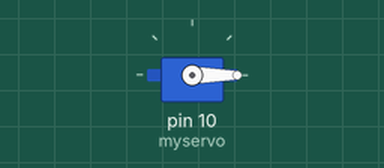
Recording of a sketch running on a simulated Arduino Uno, built with avr-gcc and run on an emulated ATmega328P. Shown: servo.

Above: at 0.05 s.
Timing chart, 0 to 4.6 s (numbered marks = the images above):
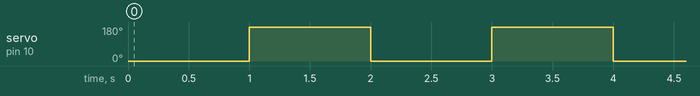

Measured:
- by itself, servo on pin 10 (myservo): alternates 180° for 1.0 s and 0° for 1.0 s

The sketch:

Servo.ino
```cpp
#include <Servo.h>
Servo myservo; //ประกาศตัวแปรแทน Servo
void setup()
{
myservo.attach(9); // กำหนดขา 9 ควบคุม Servo
myservo.attach(10);
}
void loop()
{
myservo.write(0); // สั่งให้ Servo หมุนไปองศาที่ 0
delay(1000); // หน่วงเวลา 1000ms
myservo.write(180); // สั่งให้ Servo หมุนไปองศาที่ 180
delay(1000); // หน่วงเวลา 1000ms
}
```
